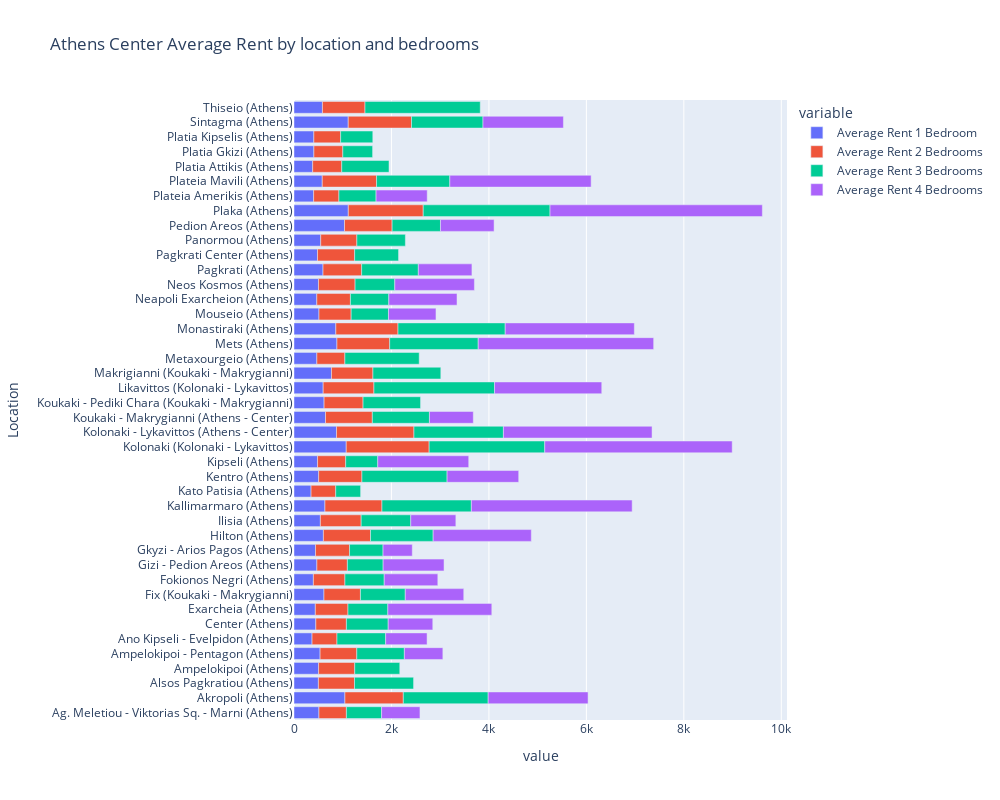

The notebook cell this image was saved under:
### Code cell
fig_rent_ath_center = px.bar(fig_center_rent, y="Location", x=["Average Rent 1 Bedroom","Average Rent 2 Bedrooms", 
                                    "Average Rent 3 Bedrooms","Average Rent 4 Bedrooms"],  #color="Average Price 1 Bedroom", 
             title="Athens Center Average Rent by location and bedrooms", width=1000, height=800, orientation='h')
fig_rent_ath_center.show()

### Figure 1 — Plotly figure (JSON) as saved in the notebook; plotly's stock layout.template omitted (floating-point values rounded to 4 significant figures)
{"data": [{"alignmentgroup": "True", "hovertemplate": "variable=Average Rent 1 Bedroom<br>value=%{x}<br>Location=%{y}<extra></extra>", "legendgroup": "Average Rent 1 Bedroom", "marker": {"color": "#636efa"}, "name": "Average Rent 1 Bedroom", "offsetgroup": "Average Rent 1 Bedroom", "orientation": "h", "showlegend": true, "textposition": "auto", "type": "bar", "x": [512.0, 1045, 500.7, 504.4, 535.5, 370.6, 448.1, 437.8, 614.9, 398, 470, 441.8, 603.3, 541.4, 635, 350.4, 506.3, 483.4, 1072.0, 872.0, 646.7, 617.4, 598.9, 769.1, 469.1, 881.3, 858.4, 512.3, 468.3, 502.2, 595.7, 482.6, 548.4, 1036.0, 1115.0, 403.0, 580, 383.2, 408.5, 407.4, 1113.0, 583.7], "xaxis": "x", "y": ["Ag. Meletiou - Viktorias Sq. - Marni (Athens)", "Akropoli (Athens)", "Alsos Pagkratiou (Athens)", "Ampelokipoi (Athens)", "Ampelokipoi - Pentagon (Athens)", "Ano Kipseli - Evelpidon (Athens)", "Center (Athens)", "Exarcheia (Athens)", "Fix (Koukaki - Makrygianni)", "Fokionos Negri (Athens)", "Gizi - Pedion Areos (Athens)", "Gkyzi - Arios Pagos (Athens)", "Hilton (Athens)", "Ilisia (Athens)", "Kallimarmaro (Athens)", "Kato Patisia (Athens)", "Kentro (Athens)", "Kipseli (Athens)", "Kolonaki (Kolonaki - Lykavittos)", "Kolonaki - Lykavittos (Athens - Center)", "Koukaki - Makrygianni (Athens - Center)", "Koukaki - Pediki Chara (Koukaki - Makrygianni)", "Likavittos (Kolonaki - Lykavittos)", "Makrigianni (Koukaki - Makrygianni)", "Metaxourgeio (Athens)", "Mets (Athens)", "Monastiraki (Athens)", "Mouseio (Athens)", "Neapoli Exarcheion (Athens)", "Neos Kosmos (Athens)", "Pagkrati (Athens)", "Pagkrati Center (Athens)", "Panormou (Athens)", "Pedion Areos (Athens)", "Plaka (Athens)", "Plateia Amerikis (Athens)", "Plateia Mavili (Athens)", "Platia Attikis (Athens)", "Platia Gkizi (Athens)", "Platia Kipselis (Athens)", "Sintagma (Athens)", "Thiseio (Athens)"], "yaxis": "y"}, {"alignmentgroup": "True", "hovertemplate": "variable=Average Rent 2 Bedrooms<br>value=%{x}<br>Location=%{y}<extra></extra>", "legendgroup": "Average Rent 2 Bedrooms", "marker": {"color": "#EF553B"}, "name": "Average Rent 2 Bedrooms", "offsetgroup": "Average Rent 2 Bedrooms", "orientation": "h", "showlegend": true, "textposition": "auto", "type": "bar", "x": [563.3, 1198.0, 740.6, 741.9, 753.0, 511.4, 627.2, 669.9, 748.8, 647.1, 625.7, 698.4, 967, 837.0, 1170, 505.6, 887.7, 577.1, 1702.0, 1590.0, 960.7, 799.7, 1042.0, 850.6, 575.2, 1083.0, 1276.0, 660.6, 689.8, 751.3, 792.5, 761.6, 741.8, 977.1, 1537.0, 518.5, 1114.0, 596.5, 593.2, 549.7, 1299.0, 873.3], "xaxis": "x", "y": ["Ag. Meletiou - Viktorias Sq. - Marni (Athens)", "Akropoli (Athens)", "Alsos Pagkratiou (Athens)", "Ampelokipoi (Athens)", "Ampelokipoi - Pentagon (Athens)", "Ano Kipseli - Evelpidon (Athens)", "Center (Athens)", "Exarcheia (Athens)", "Fix (Koukaki - Makrygianni)", "Fokionos Negri (Athens)", "Gizi - Pedion Areos (Athens)", "Gkyzi - Arios Pagos (Athens)", "Hilton (Athens)", "Ilisia (Athens)", "Kallimarmaro (Athens)", "Kato Patisia (Athens)", "Kentro (Athens)", "Kipseli (Athens)", "Kolonaki (Kolonaki - Lykavittos)", "Kolonaki - Lykavittos (Athens - Center)", "Koukaki - Makrygianni (Athens - Center)", "Koukaki - Pediki Chara (Koukaki - Makrygianni)", "Likavittos (Kolonaki - Lykavittos)", "Makrigianni (Koukaki - Makrygianni)", "Metaxourgeio (Athens)", "Mets (Athens)", "Monastiraki (Athens)", "Mouseio (Athens)", "Neapoli Exarcheion (Athens)", "Neos Kosmos (Athens)", "Pagkrati (Athens)", "Pagkrati Center (Athens)", "Panormou (Athens)", "Pedion Areos (Athens)", "Plaka (Athens)", "Plateia Amerikis (Athens)", "Plateia Mavili (Athens)", "Platia Attikis (Athens)", "Platia Gkizi (Athens)", "Platia Kipselis (Athens)", "Sintagma (Athens)", "Thiseio (Athens)"], "yaxis": "y"}, {"alignmentgroup": "True", "hovertemplate": "variable=Average Rent 3 Bedrooms<br>value=%{x}<br>Location=%{y}<extra></extra>", "legendgroup": "Average Rent 3 Bedrooms", "marker": {"color": "#00cc96"}, "name": "Average Rent 3 Bedrooms", "offsetgroup": "Average Rent 3 Bedrooms", "orientation": "h", "showlegend": true, "textposition": "auto", "type": "bar", "x": [722, 1742.0, 1212.0, 924.2, 976.2, 998.8, 857.8, 818.1, 920, 806.2, 733.3, 687, 1285.0, 1018, 1835.0, 511.1, 1747.0, 658.5, 2372.0, 1836.0, 1172.0, 1180, 2475, 1393.0, 1525, 1817.0, 2200, 765.7, 787.3, 815.3, 1163.0, 901.3, 995.7, 992.3, 2602.0, 762.5, 1504.0, 970, 611.5, 660, 1467.0, 2365], "xaxis": "x", "y": ["Ag. Meletiou - Viktorias Sq. - Marni (Athens)", "Akropoli (Athens)", "Alsos Pagkratiou (Athens)", "Ampelokipoi (Athens)", "Ampelokipoi - Pentagon (Athens)", "Ano Kipseli - Evelpidon (Athens)", "Center (Athens)", "Exarcheia (Athens)", "Fix (Koukaki - Makrygianni)", "Fokionos Negri (Athens)", "Gizi - Pedion Areos (Athens)", "Gkyzi - Arios Pagos (Athens)", "Hilton (Athens)", "Ilisia (Athens)", "Kallimarmaro (Athens)", "Kato Patisia (Athens)", "Kentro (Athens)", "Kipseli (Athens)", "Kolonaki (Kolonaki - Lykavittos)", "Kolonaki - Lykavittos (Athens - Center)", "Koukaki - Makrygianni (Athens - Center)", "Koukaki - Pediki Chara (Koukaki - Makrygianni)", "Likavittos (Kolonaki - Lykavittos)", "Makrigianni (Koukaki - Makrygianni)", "Metaxourgeio (Athens)", "Mets (Athens)", "Monastiraki (Athens)", "Mouseio (Athens)", "Neapoli Exarcheion (Athens)", "Neos Kosmos (Athens)", "Pagkrati (Athens)", "Pagkrati Center (Athens)", "Panormou (Athens)", "Pedion Areos (Athens)", "Plaka (Athens)", "Plateia Amerikis (Athens)", "Plateia Mavili (Athens)", "Platia Attikis (Athens)", "Platia Gkizi (Athens)", "Platia Kipselis (Athens)", "Sintagma (Athens)", "Thiseio (Athens)"], "yaxis": "y"}, {"alignmentgroup": "True", "hovertemplate": "variable=Average Rent 4 Bedrooms<br>value=%{x}<br>Location=%{y}<extra></extra>", "legendgroup": "Average Rent 4 Bedrooms", "marker": {"color": "#ab63fa"}, "name": "Average Rent 4 Bedrooms", "offsetgroup": "Average Rent 4 Bedrooms", "orientation": "h", "showlegend": true, "textposition": "auto", "type": "bar", "x": [787.5, 2050, null, null, 790, 850, 915, 2133.0, 1200, 1100, 1250, 600, 2014.0, 925, 3300, null, 1470, 1867.0, 3847.0, 3050, 900, null, 2200, null, null, 3600, 2650, 975, 1400, 1633.0, 1100, null, null, 1100, 4357.0, 1050, 2900, null, null, null, 1650, null], "xaxis": "x", "y": ["Ag. Meletiou - Viktorias Sq. - Marni (Athens)", "Akropoli (Athens)", "Alsos Pagkratiou (Athens)", "Ampelokipoi (Athens)", "Ampelokipoi - Pentagon (Athens)", "Ano Kipseli - Evelpidon (Athens)", "Center (Athens)", "Exarcheia (Athens)", "Fix (Koukaki - Makrygianni)", "Fokionos Negri (Athens)", "Gizi - Pedion Areos (Athens)", "Gkyzi - Arios Pagos (Athens)", "Hilton (Athens)", "Ilisia (Athens)", "Kallimarmaro (Athens)", "Kato Patisia (Athens)", "Kentro (Athens)", "Kipseli (Athens)", "Kolonaki (Kolonaki - Lykavittos)", "Kolonaki - Lykavittos (Athens - Center)", "Koukaki - Makrygianni (Athens - Center)", "Koukaki - Pediki Chara (Koukaki - Makrygianni)", "Likavittos (Kolonaki - Lykavittos)", "Makrigianni (Koukaki - Makrygianni)", "Metaxourgeio (Athens)", "Mets (Athens)", "Monastiraki (Athens)", "Mouseio (Athens)", "Neapoli Exarcheion (Athens)", "Neos Kosmos (Athens)", "Pagkrati (Athens)", "Pagkrati Center (Athens)", "Panormou (Athens)", "Pedion Areos (Athens)", "Plaka (Athens)", "Plateia Amerikis (Athens)", "Plateia Mavili (Athens)", "Platia Attikis (Athens)", "Platia Gkizi (Athens)", "Platia Kipselis (Athens)", "Sintagma (Athens)", "Thiseio (Athens)"], "yaxis": "y"}], "layout": {"barmode": "relative", "height": 800, "legend": {"title": {"text": "variable"}, "tracegroupgap": 0}, "title": {"text": "Athens Center Average Rent by location and bedrooms"}, "width": 1000, "xaxis": {"anchor": "y", "autorange": true, "domain": [0, 1], "range": [0, 10120.0], "title": {"text": "value"}, "type": "linear"}, "yaxis": {"anchor": "x", "autorange": true, "domain": [0, 1], "range": [-0.5, 41.5], "title": {"text": "Location"}, "type": "category"}}}
